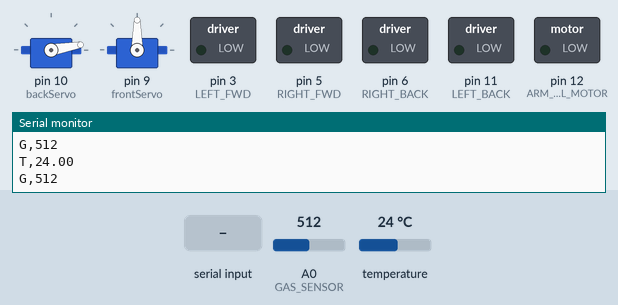
This sketch was run on a simulated Arduino Uno, built with avr-gcc and run on an emulated ATmega328P. Shown: 2 × servo, switched loads named in the sketch (green lamp = pin HIGH), the last lines printed to the serial monitor. The test bench sets the inputs (shaded band); at power-on: A0 (GAS_SENSOR) = 512, temperature 24 °C.

Above: at 1.2 s.
1.3 s: "C\n" received over Serial
At 2.4 s:
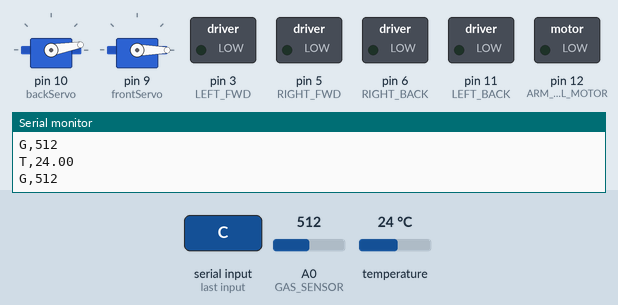
Timing chart, 0 to 4.3 s (numbered marks = the images above; inputs shaded):
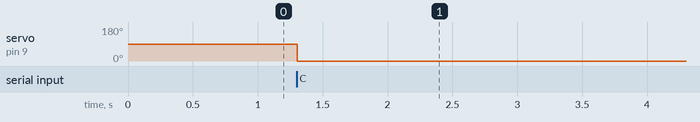

Measured:
- after the input at 1.3 s, servo on pin 9 (frontServo): 90° → 0° at once

The sketch:

ADONIS.ino
```cpp
#include <Servo.h>
#include <DHT.h>
#include <DHT_U.h>

#define LEFT_FWD 3
#define LEFT_BACK 11
#define RIGHT_FWD 5
#define RIGHT_BACK 6

#define ARM_WHEEL_MOTOR 12

#define SERVO_A 9
#define SERVO_B 10

#define BACK_SERVO_START 10
#define BACK_SERVO_END 180

#define GAS_SENSOR A0
#define DHTPIN 2

DHT_Unified dht(DHTPIN, DHT22);

Servo backServo;
Servo frontServo;

unsigned long lastPollTime = millis();
unsigned long currentTime = millis();

int frontServoSpeed = 90;
int backServoAngle = BACK_SERVO_START;
int leftPower;
int rightPower;

int gasLevel;

bool enableFrontWheel = false;

void setup() {
    Serial.begin(9600);
    backServo.attach(10);
    frontServo.attach(9);

    pinMode(LEFT_FWD, OUTPUT);
    pinMode(LEFT_BACK, OUTPUT);
    pinMode(RIGHT_FWD, OUTPUT);
    pinMode(RIGHT_BACK, OUTPUT);

    pinMode(ARM_WHEEL_MOTOR, OUTPUT);

    pinMode(GAS_SENSOR, INPUT);
    dht.begin();

    frontServo.write(frontServoSpeed);
    backServo.write(backServoAngle);
}

void loop() {
    currentTime = millis();
    String flag;
    int argA, argB;
    if (Serial.available()) {
        String input = Serial.readStringUntil('\n');
        flag = getValue(input, ',', 0);
        argA = getValue(input, ',', 1).toInt();
        argB = getValue(input, ',', 2).toInt();

        if (flag == "M") {
            motor(argA, argB);
        } else if (flag == "W" && argA >= BACK_SERVO_START && argA <= BACK_SERVO_END) {
            backServoAngle = argA;
        } else if (flag == "C") {
            frontServoSpeed = argA;
        } else if (flag == "R") {
            enableFrontWheel = argA == 1;
            digitalWrite(ARM_WHEEL_MOTOR, enableFrontWheel ? HIGH : LOW);
        }
    }

    frontServo.write(frontServoSpeed);
    backServo.write(backServoAngle);

    if (currentTime - lastPollTime > 500) {
        sensors_event_t event;
        dht.temperature().getEvent(&event);
        Serial.print("T,");
        Serial.println(event.temperature);
        gasLevel = analogRead(GAS_SENSOR);
        Serial.print("G,");
        Serial.println(gasLevel);
        lastPollTime = currentTime;
    }
}

void motor(int leftPower, int rightPower) {
    int mappedLeft = map(leftPower, -100, 100, -255, 255);
    int mappedRight = map(rightPower, -100, 100, -255, 255);

    if (mappedLeft < 0) {
        analogWrite(LEFT_BACK, abs(mappedLeft));
        analogWrite(LEFT_FWD, 0);
    } else {
        analogWrite(LEFT_FWD, mappedLeft);
        analogWrite(LEFT_BACK, 0);
    }

    if (mappedRight < 0) {
        analogWrite(RIGHT_BACK, abs(mappedLeft));
        analogWrite(RIGHT_FWD, 0);
    } else {
        analogWrite(RIGHT_FWD, mappedLeft);
        analogWrite(RIGHT_BACK, 0);
    }
}

String getValue(String data, char separator, int index) {
    int found = 0;
    int strIndex[] = {0, -1};
    int maxIndex = data.length()-1;

    for(int i=0; i<=maxIndex && found<=index; i++){
        if(data.charAt(i)==separator || i==maxIndex){
            found++;
            strIndex[0] = strIndex[1]+1;
            strIndex[1] = (i == maxIndex) ? i+1 : i;
        }
    }
    return found>index ? data.substring(strIndex[0], strIndex[1]) : "";
}
```
